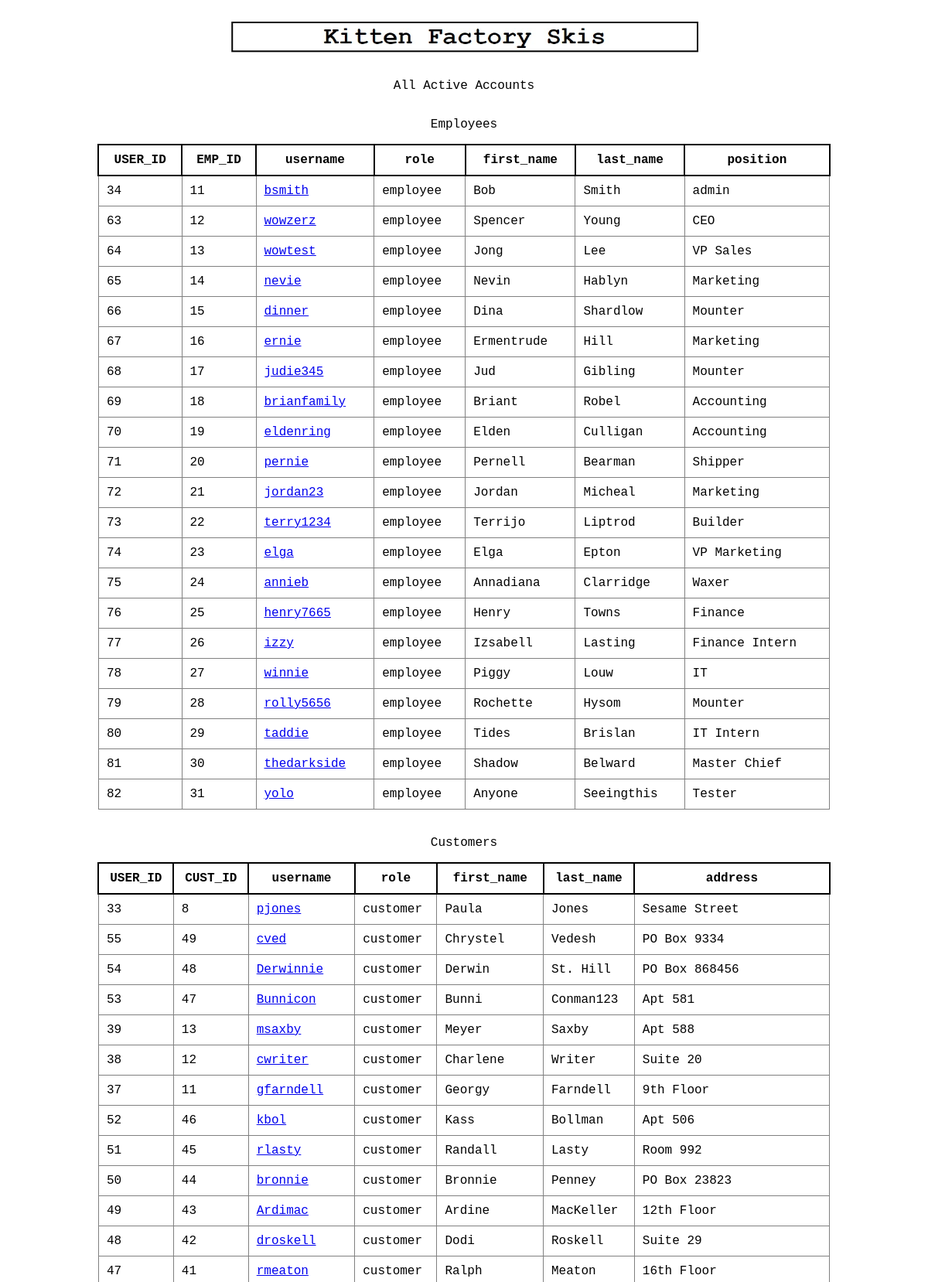
The app's page /code/security/account_list.php (signed in, upper part) with its own data.
### tables this page shows
CREATE TABLE IF NOT EXISTS `employee` (
  `EMP_ID` int NOT NULL AUTO_INCREMENT,
  `first_name` varchar(50) NOT NULL,
  `last_name` varchar(50) NOT NULL,
  `position` varchar(50) NOT NULL,
  `USER_ID` int NOT NULL,
  PRIMARY KEY (`EMP_ID`),
  KEY `fk_employee_user_id` (`USER_ID`)
);

CREATE TABLE IF NOT EXISTS `users` (
  `USER_ID` int NOT NULL AUTO_INCREMENT,
  `username` varchar(150) NOT NULL,
  `password` varchar(150) NOT NULL,
  `role` varchar(50) NOT NULL,
  PRIMARY KEY (`USER_ID`)
);

CREATE TABLE IF NOT EXISTS `customer` (
  `CUST_ID` int NOT NULL AUTO_INCREMENT,
  `first_name` varchar(50) NOT NULL,
  `last_name` varchar(50) NOT NULL,
  `address` varchar(200) NOT NULL,
  `USER_ID` int NOT NULL,
  PRIMARY KEY (`CUST_ID`),
  KEY `fk_customer_user_id` (`USER_ID`)
);

### code/security/account_list.php (the view, shortened to what this page needs)
<html>
	<head>
		<link rel="stylesheet" type="text/css" href="../../styles/styles.css">
		<div class="container">
			<br><a href="../both/home_page.php"><img src="../../images/logo.jpg" width="605" height="42"></img></a>
		</div>
	</head>
</html>
<?php
require_once "../../database/dbinfo.php";
$conn = new mysqli($hn, $un, $pw, $db);
$query = "SELECT * FROM users INNER JOIN employee ON users.USER_ID = employee.USER_ID;";
$result = $conn->query($query);
echo <<<_END
	<div class="container">
		<br><p>All Active Accounts</p>
		<p>Employees</p>
	<table>
		<tr>
			<th>USER_ID</th>
			<th>EMP_ID</th>
			<th>username</th>
			<th>role</th>
			<th>first_name</th>
			<th>last_name</th>
			<th>position</th>
		</tr>
_END;
$rows = $result->num_rows;
for($j = 0; $j < $rows; $j++) {
	$row = $result->fetch_array(MYSQLI_ASSOC);
	echo "<tr>";
	echo "<td>" . $row['USER_ID'] . "</td>";
	echo "<td>" . $row['EMP_ID'] . "</td>";
	echo "<td>" . "<a href='account_details.php?username=$row[username]'>$row[username]</a>" . "</td>";
	echo "<td>" . $row['role'] . "</td>";
	echo "<td>" . $row['first_name'] . "</td>";
	echo "<td>" . $row['last_name'] . "</td>";
	echo "<td>" . $row['position'] . "</td>";
	echo "</tr>";
}
echo "</table></div><br>";
$query = "SELECT * FROM users INNER JOIN customer ON users.USER_ID = customer.USER_ID;";
$result = $conn->query($query);
echo <<<_END
	<div class="container">
		<p>Customers</p>
	<table>
		<tr>
			<th>USER_ID</th>
			<th>CUST_ID</th>
			<th>username</th>
			<th>role</th>
			<th>first_name</th>
			<th>last_name</th>
			<th>address</th>
		</tr>
_END;
$rows = $result->num_rows;
for($j = 0; $j < $rows; $j++) {
	$row = $result->fetch_array(MYSQLI_ASSOC);
	echo "<tr>";
	echo "<td>" . $row['USER_ID'] . "</td>";
	echo "<td>" . $row['CUST_ID'] . "</td>";
	echo "<td>" . "<a href='account_details.php?username=$row[username]'>$row[username]</a>" . "</td>";
	echo "<td>" . $row['role'] . "</td>";
	echo "<td>" . $row['first_name'] . "</td>";
	echo "<td>" . $row['last_name'] . "</td>";
	echo "<td>" . $row['address'] . "</td>";
	echo "</tr>";
}
echo "</table></div>";
?>

### styles/styles.css (style rules this page uses)
.container { display: flex; flex-direction: column; justify-content: center; align-items: center; font-family: Courier New, Courier, monospace; }
table { border-collapse: collapse; width: 80%; }
th { border: 2px solid black; font-weight: bold; text-align: center; padding: 10px; }
td { border: 1px solid grey; text-align: left; padding: 10px; }

### records on screen
employee: USER_ID "34", EMP_ID "11", USER_ID.username "bsmith", USER_ID.role "employee", first_name "Bob", last_name "Smith", position "admin"
employee: USER_ID "63", EMP_ID "12", USER_ID.username "wowzerz", USER_ID.role "employee", first_name "Spencer", last_name "Young", position "CEO"
employee: USER_ID "64", EMP_ID "13", USER_ID.username "wowtest", USER_ID.role "employee", first_name "Jong", last_name "Lee", position "VP Sales"
employee: USER_ID "65", EMP_ID "14", USER_ID.username "nevie", USER_ID.role "employee", first_name "Nevin", last_name "Hablyn", position "Marketing"
employee: USER_ID "66", EMP_ID "15", USER_ID.username "dinner", USER_ID.role "employee", first_name "Dina", last_name "Shardlow", position "Mounter"
employee: USER_ID "67", EMP_ID "16", USER_ID.username "ernie", USER_ID.role "employee", first_name "Ermentrude", last_name "Hill", position "Marketing"
employee: USER_ID "68", EMP_ID "17", USER_ID.username "judie345", USER_ID.role "employee", first_name "Jud", last_name "Gibling", position "Mounter"
employee: USER_ID "69", EMP_ID "18", USER_ID.username "brianfamily", USER_ID.role "employee", first_name "Briant", last_name "Robel", position "Accounting"
employee: USER_ID "70", EMP_ID "19", USER_ID.username "eldenring", USER_ID.role "employee", first_name "Elden", last_name "Culligan", position "Accounting"
employee: USER_ID "71", EMP_ID "20", USER_ID.username "pernie", USER_ID.role "employee", first_name "Pernell", last_name "Bearman", position "Shipper"
employee: USER_ID "72", EMP_ID "21", USER_ID.username "jordan23", USER_ID.role "employee", first_name "Jordan", last_name "Micheal", position "Marketing"
employee: USER_ID "73", EMP_ID "22", USER_ID.username "terry1234", USER_ID.role "employee", first_name "Terrijo", last_name "Liptrod", position "Builder"
employee: USER_ID "74", EMP_ID "23", USER_ID.username "elga", USER_ID.role "employee", first_name "Elga", last_name "Epton", position "VP Marketing"
employee: USER_ID "75", EMP_ID "24", USER_ID.username "annieb", USER_ID.role "employee", first_name "Annadiana", last_name "Clarridge", position "Waxer"
employee: USER_ID "76", EMP_ID "25", USER_ID.username "henry7665", USER_ID.role "employee", first_name "Henry", last_name "Towns", position "Finance"
employee: USER_ID "77", EMP_ID "26", USER_ID.username "izzy", USER_ID.role "employee", first_name "Izsabell", last_name "Lasting", position "Finance Intern"
employee: USER_ID "78", EMP_ID "27", USER_ID.username "winnie", USER_ID.role "employee", first_name "Piggy", last_name "Louw", position "IT"
employee: USER_ID "79", EMP_ID "28", USER_ID.username "rolly5656", USER_ID.role "employee", first_name "Rochette", last_name "Hysom", position "Mounter"
employee: USER_ID "80", EMP_ID "29", USER_ID.username "taddie", USER_ID.role "employee", first_name "Tides", last_name "Brislan", position "IT Intern"
employee: USER_ID "81", EMP_ID "30", USER_ID.username "thedarkside", USER_ID.role "employee", first_name "Shadow", last_name "Belward", position "Master Chief"
employee: USER_ID "82", EMP_ID "31", USER_ID.username "yolo", USER_ID.role "employee", first_name "Anyone", last_name "Seeingthis", position "Tester"
customer: USER_ID "33", CUST_ID "8", USER_ID.username "pjones", USER_ID.role "customer", first_name "Paula", last_name "Jones", address "Sesame Street"
customer: USER_ID "55", CUST_ID "49", USER_ID.username "cved", USER_ID.role "customer", first_name "Chrystel", last_name "Vedesh", address "PO Box 9334"
customer: USER_ID "54", CUST_ID "48", USER_ID.username "Derwinnie", USER_ID.role "customer", first_name "Derwin", last_name "St. Hill", address "PO Box 868456"
customer: USER_ID "53", CUST_ID "47", USER_ID.username "Bunnicon", USER_ID.role "customer", first_name "Bunni", last_name "Conman123", address "Apt 581"
customer: USER_ID "39", CUST_ID "13", USER_ID.username "msaxby", USER_ID.role "customer", first_name "Meyer", last_name "Saxby", address "Apt 588"
customer: USER_ID "38", CUST_ID "12", USER_ID.username "cwriter", USER_ID.role "customer", first_name "Charlene", last_name "Writer", address "Suite 20"
customer: USER_ID "37", CUST_ID "11", USER_ID.username "gfarndell", USER_ID.role "customer", first_name "Georgy", last_name "Farndell", address "9th Floor"
customer: USER_ID "52", CUST_ID "46", USER_ID.username "kbol", USER_ID.role "customer", first_name "Kass", last_name "Bollman", address "Apt 506"
customer: USER_ID "51", CUST_ID "45", USER_ID.username "rlasty", USER_ID.role "customer", first_name "Randall", last_name "Lasty", address "Room 992"
customer: USER_ID "50", CUST_ID "44", USER_ID.username "bronnie", USER_ID.role "customer", first_name "Bronnie", last_name "Penney", address "PO Box 23823"
customer: USER_ID "49", CUST_ID "43", USER_ID.username "Ardimac", USER_ID.role "customer", first_name "Ardine", last_name "MacKeller", address "12th Floor"
customer: USER_ID "48", CUST_ID "42", USER_ID.username "droskell", USER_ID.role "customer", first_name "Dodi", last_name "Roskell", address "Suite 29"
customer: USER_ID "47", CUST_ID "41", USER_ID.username "rmeaton", USER_ID.role "customer", first_name "Ralph", last_name "Meaton", address "16th Floor"
